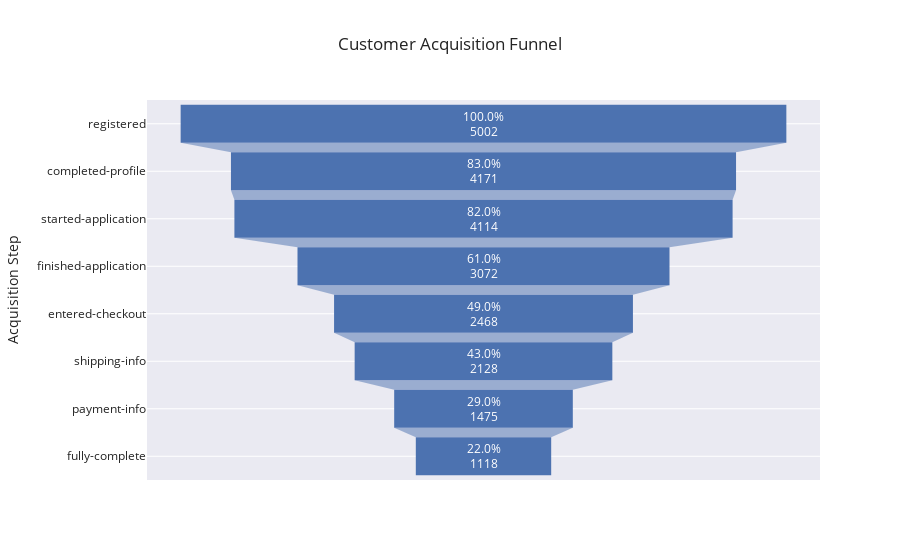

Here is the notebook cell this chart was saved with:
### Code cell
fig = px.funnel(filtered_acquisition_funnel_counts, x='User Count', y='Acquisition Step', text='Percentage Drop', template='seaborn', title = 'Customer Acquisition Funnel')
fig.show()

### Figure 1 — Plotly figure (JSON) as saved in the notebook; plotly's stock layout.template omitted (floating-point values rounded to 4 significant figures)
{"data": [{"hovertemplate": "User Count=%{x}<br>Acquisition Step=%{y}<br>Percentage Drop=%{text}<extra></extra>", "legendgroup": "", "marker": {"color": "rgb(76,114,176)"}, "name": "", "orientation": "h", "showlegend": false, "text": ["100.0%", "83.0%", "82.0%", "61.0%", "49.0%", "43.0%", "29.0%", "22.0%"], "type": "funnel", "x": [5002, 4171, 4114, 3072, 2468, 2128, 1475, 1118], "xaxis": "x", "y": ["registered", "completed-profile", "started-application", "finished-application", "entered-checkout", "shipping-info", "payment-info", "fully-complete"], "yaxis": "y"}], "layout": {"legend": {"tracegroupgap": 0}, "title": {"text": "Customer Acquisition Funnel"}, "xaxis": {"anchor": "y", "domain": [0, 1], "title": {"text": "User Count"}}, "yaxis": {"anchor": "x", "domain": [0, 1], "title": {"text": "Acquisition Step"}}}}
